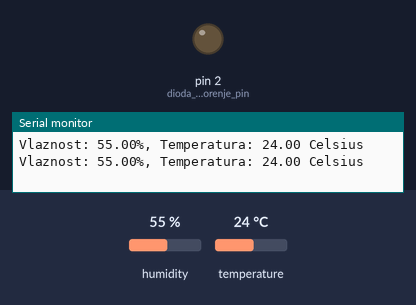
Simulated run of this sketch. Board: Arduino Uno, built with avr-gcc and run on an emulated ATmega328P. On the bench: output pins drawn as LEDs (lit = HIGH), the last lines printed to the serial monitor. The test bench sets the inputs (shaded band); at power-on: temperature 24 °C, humidity 55 %.

Above: at 1.8 s.
1.9 s: temperature set to 29.6 °C
3.4 s: temperature set to 30.4 °C
At 5.2 s:
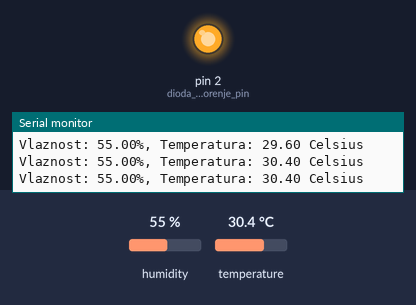
5.5 s: temperature set to 12 °C
At 7.2 s:
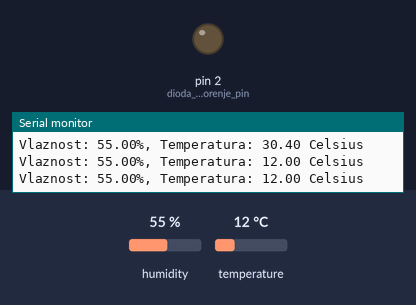
7.5 s: temperature set to 33 °C
At 9.2 s:
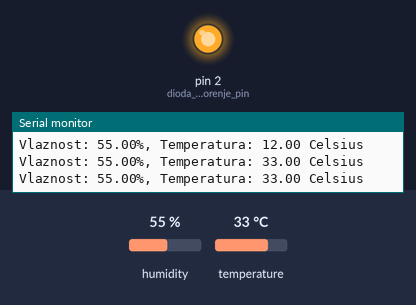
Timing chart, 0 to 10.5 s (numbered marks = the images above; inputs shaded):
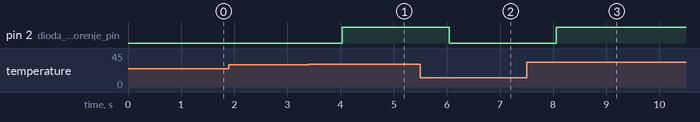

Measured:
- the behaviour switches between 30 and 30.1 °C on temperature (found by bisection; images 0 and 1)
- after the input at 3.4 s, pin 2 (dioda_upozorenje_pin): LOW → HIGH after 0.63 s
- after the input at 5.5 s, pin 2 (dioda_upozorenje_pin): HIGH → LOW after 0.54 s
- after the input at 7.5 s, pin 2 (dioda_upozorenje_pin): LOW → HIGH after 0.56 s

The sketch:

senzor_temperature_vlaznosti.ino
```cpp
#include <dht.h>

const int senzor_temperature_pin = 7;
const int dioda_upozorenje_pin = 2;

const int MAX_TEMPERATURA_UPOZORENJE = 30;
const int MAX_VLAZNOST_UPOZORENJE = 80;

float humidity;  //Stores humidity value
float temperature; //Stores temperature value

dht DHT;

void setup()
{
    pinMode(dioda_upozorenje_pin, OUTPUT);
    Serial.begin(9600);
}

void ispisiTemperaturu(float temperatura, float vlaznost)
{
    //Print temp and humidity values to serial monitor
    Serial.print("Vlaznost: ");
    Serial.print(vlaznost);
    Serial.print("%, Temperatura: ");
    Serial.print(temperatura);
    Serial.println(" Celsius");
}

void loop()
{
    //Read data and store it to variables hum and temp
    int status_senzora = DHT.read22(senzor_temperature_pin);

    humidity = DHT.humidity;
    temperature = DHT.temperature;

    if (temperature > MAX_TEMPERATURA_UPOZORENJE) {
      digitalWrite(dioda_upozorenje_pin, HIGH);
    } else {
      digitalWrite(dioda_upozorenje_pin, LOW);
    }

    ispisiTemperaturu(temperature, humidity);

    delay(1000); //Delay 2 sec.
}
```
